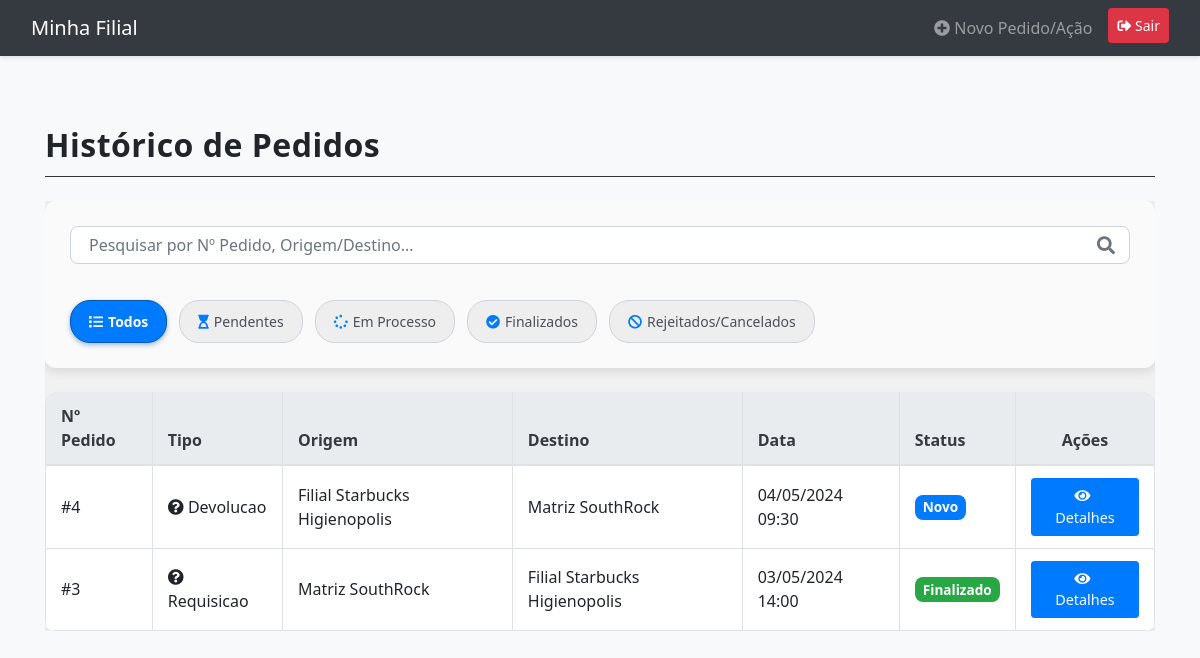
The page /pages/lojas/historico.php (signed in) on the database as committed earlier.
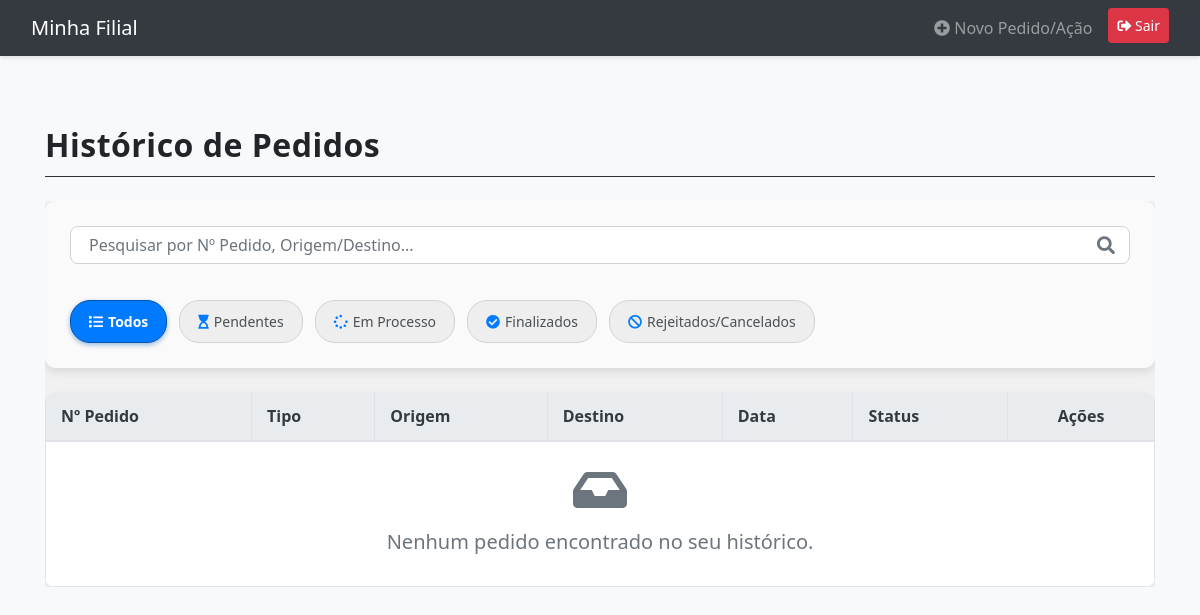
The same page on the database as committed later.
### tables this page shows
CREATE TABLE pedidos (
    id INT AUTO_INCREMENT PRIMARY KEY,
    data DATETIME DEFAULT CURRENT_TIMESTAMP,
    tipo_pedido ENUM('requisicao', 'troca', 'doacao', 'devolucao') NOT NULL DEFAULT 'requisicao',
    status ENUM(
        'novo',
        'processo',
        'finalizado',
        'aprovado',
        'rejeitado',
        'cancelado',
        'novo_troca_pendente_aceite_parceiro',
        'troca_aceita_parceiro_pendente_matriz'
    ) NOT NULL DEFAULT 'novo',
    filial_usuario_id INT,
    filial_destino_id INT NULL,
    usuario_id INT,  
    pedido_original_id INT NULL DEFAULT NULL,
    observacoes TEXT,
    data_processamento DATETIME NULL,
    data_finalizacao DATETIME NULL,
    data_atualizacao DATETIME DEFAULT CURRENT_TIMESTAMP ON UPDATE CURRENT_TIMESTAMP,
    FOREIGN KEY (filial_usuario_id) REFERENCES usuarios(id) ON DELETE SET NULL,
    FOREIGN KEY (filial_destino_id) REFERENCES usuarios(id) ON DELETE SET NULL,
    FOREIGN KEY (usuario_id) REFERENCES usuarios(id) ON DELETE SET NULL,
    FOREIGN KEY (pedido_original_id) REFERENCES pedidos(id) ON DELETE SET NULL
);

### includes/status_helper.php (called while the page is built, shortened)
<?php
if (!function_exists('getStatusLabel')) {
    function getStatusLabel($statusKey) {
        $statusLabels = [
            'novo'                                  => 'Novo',
            'processo'                              => 'Em Processo',
            'finalizado'                            => 'Finalizado',
            'aprovado'                              => 'Aprovado',
            'rejeitado'                             => 'Rejeitado',
            'cancelado'                             => 'Cancelado',
            'novo_troca_pendente_aceite_parceiro'   => 'Aguardando Filial',
            'troca_aceita_parceiro_pendente_matriz' => 'Aceito (Aguard. Matriz)'
        ];
        return $statusLabels[$statusKey] ?? ucfirst(str_replace('_', ' ', htmlspecialchars($statusKey)));
    }
}
if (!function_exists('getStatusBadgeClass')) {
    function getStatusBadgeClass($statusKey) {
        $statusBadgeClasses = [
            'novo'                                  => 'badge badge-primary',
            'processo'                              => 'badge badge-warning text-dark',
            'finalizado'                            => 'badge badge-success',
            'aprovado'                              => 'badge badge-info text-dark',
            'rejeitado'                             => 'badge badge-danger',
            'cancelado'                             => 'badge badge-secondary',
            'novo_troca_pendente_aceite_parceiro'   => 'badge badge-warning text-dark',
            'troca_aceita_parceiro_pendente_matriz' => 'badge badge-info text-dark'
        ];
        return $statusBadgeClasses[$statusKey] ?? 'badge badge-light text-dark';
    }
}
?>

### pages/lojas/historico.php (the view, shortened to what the changed rows need)
<?php
require_once '../../includes/db.php';
require_once '../../includes/status_helper.php';
$loggedInUserId = null;
if (isset($_SESSION['user_id'])) {
    $loggedInUserId = $_SESSION['user_id'];
}
?>
<!DOCTYPE html>
<html lang="pt-BR">
<head>
    <link href="https://stackpath.bootstrapcdn.com/bootstrap/4.5.2/css/bootstrap.min.css" rel="stylesheet">
    <link rel="stylesheet" href="https://cdnjs.cloudflare.com/ajax/libs/font-awesome/5.15.4/css/all.min.css">
    <link rel="stylesheet" href="../../css/pedidos.css">
</head>
<body>
    <div class="container main-container-loja">
        <div class="header">
            <h1>Histórico de Pedidos</h1>
        </div>
        <div class="main-content p-0">
            <div class="pedidos-list-container table-responsive">
                <table class="table table-hover table-bordered table-sm pedidos-table">
                    <thead>
                        <tr>
                            <th scope="col">Nº Pedido</th>
                            <th scope="col">Tipo</th>
                            <th scope="col">Origem</th>
                            <th scope="col">Destino</th>
                            <th scope="col">Data</th>
                            <th scope="col">Status</th>
                            <th scope="col" class="text-center">Ações</th>
                        </tr>
                    </thead>
                    <tbody id="pedidosListHistorico">
                        <?php
                        $sql_historico = "SELECT p.id, p.data, p.tipo_pedido, p.status,
                                       p.filial_usuario_id, p.filial_destino_id,
                                       COALESCE(u_origem.nome_filial, u_origem.nome) AS nome_origem,
                                       COALESCE(u_destino.nome_filial, u_destino.nome) AS nome_destino
                                FROM pedidos p
                                LEFT JOIN usuarios u_origem ON p.filial_usuario_id = u_origem.id
                                LEFT JOIN usuarios u_destino ON p.filial_destino_id = u_destino.id
                                WHERE (p.filial_usuario_id = ? OR p.filial_destino_id = ?)
                                ORDER BY p.data DESC";
                        $stmt_historico = $conn->prepare($sql_historico);
                        if (!$stmt_historico) {
                            echo '<tr><td colspan="7" class="text-center text-danger">Erro ao preparar consulta: ' . htmlspecialchars($conn->error) . '</td></tr>';
                        } else {
                            $stmt_historico->bind_param("ii", $loggedInUserId, $loggedInUserId);
                            $stmt_historico->execute();
                            $pedidos = $stmt_historico->get_result();
                            $tipoIconMapLoja = [
                                'requisicao' => '<i class="fas fa-file-invoice text-primary"></i>',
                                'troca' => '<i class="fas fa-exchange-alt text-info"></i>',
                                'doacao' => '<i class="fas fa-gift text-success"></i>',
                                'devolucao' => '<i class="fas fa-undo-alt text-warning"></i>'
                            ];
                            if ($pedidos && $pedidos->num_rows > 0):
                                while ($pedido_hist = $pedidos->fetch_assoc()):
                                    $tipoIcon = $tipoIconMapLoja[$pedido_hist['tipo_pedido']] ?? '<i class="fas fa-question-circle"></i>';
                                    $statusAtualDoPedido = $pedido_hist['status'];
                                    $displayStatusLabelHistorico = getStatusLabel($statusAtualDoPedido);
                                    $statusBadgeClass = getStatusBadgeClass($statusAtualDoPedido);
                                    $nome_origem_hist = htmlspecialchars($pedido_hist['nome_origem'] ?: ($pedido_hist['filial_usuario_id'] == 1 ? 'Matriz' : 'Desconhecida'));
                                    $nome_destino_hist = htmlspecialchars($pedido_hist['nome_destino'] ?: ($pedido_hist['filial_destino_id'] === null && in_array($pedido_hist['tipo_pedido'], ['requisicao', 'devolucao']) ? 'Matriz' : 'N/A'));
                                    $search_terms_hist = strtolower(
                                        $pedido_hist['id'] . ' ' .
                                        ($pedido_hist['nome_origem'] ?? '') . ' ' .
                                        ($pedido_hist['nome_destino'] ?? '')
                                    );
                            ?>
                            <tr class="pedido-row-historico searchable-item-historico"
                                data-status="<?= htmlspecialchars($statusAtualDoPedido) ?>"
                                data-search="<?= htmlspecialchars($search_terms_hist) ?>">
                                <td>#<?= htmlspecialchars($pedido_hist['id']) ?></td>
                                <td title="<?= ucfirst(htmlspecialchars($pedido_hist['tipo_pedido'])) ?>"><?= $tipoIcon ?> <?= ucfirst(htmlspecialchars($pedido_hist['tipo_pedido'])) ?></td>
                                <td><?= $nome_origem_hist ?></td>
                                <td><?= $nome_destino_hist ?></td>
                                <td><?= date('d/m/Y H:i', strtotime($pedido_hist['data'])) ?></td>
                                <td>
                                    <span class="badge <?= $statusBadgeClass ?>">
                                        <?= htmlspecialchars($displayStatusLabelHistorico) ?>
                                    </span>
                                </td>
                                <td class="text-center">
                                    <a href="detalhes_pedido_loja.php?id=<?= $pedido_hist['id'] ?>" class="btn btn-sm btn-info" title="Ver Detalhes">
                                        <i class="fas fa-eye"></i> Detalhes
                                    </a>
                                </td>
                            </tr>
                            <?php
                                endwhile;
                            else:
                            ?>
                            <tr id="no-orders-row-historico">
                                <td colspan="7" class="text-center py-4">
                                    <i class="fas fa-inbox" style="font-size: 3rem; margin-bottom: 1rem; color: #6c757d;"></i>
                                    <h5 class="text-muted">Nenhum pedido encontrado no seu histórico.</h5>
                                </td>
                            </tr>
                            <?php
                            endif;
                        }
                        ?>
                    </tbody>
                </table>
            </div>
        </div>
    </div>
</body>
</html>

Rows that differ between the two databases and show on the page:
removed pedidos: id "4", tipo_pedido "Devolucao", nome_origem_hist "Filial Starbucks Higienopolis", nome_destino_hist "Matriz SouthRock", data "04/05/2024 09:30", status "Novo"
removed pedidos: id "3", tipo_pedido "Requisicao", nome_origem_hist "Matriz SouthRock", nome_destino_hist "Filial Starbucks Higienopolis", data "03/05/2024 14:00", status "Finalizado"
Other text that changed with them:
text now shown: "Nenhum pedido encontrado no seu histórico."
